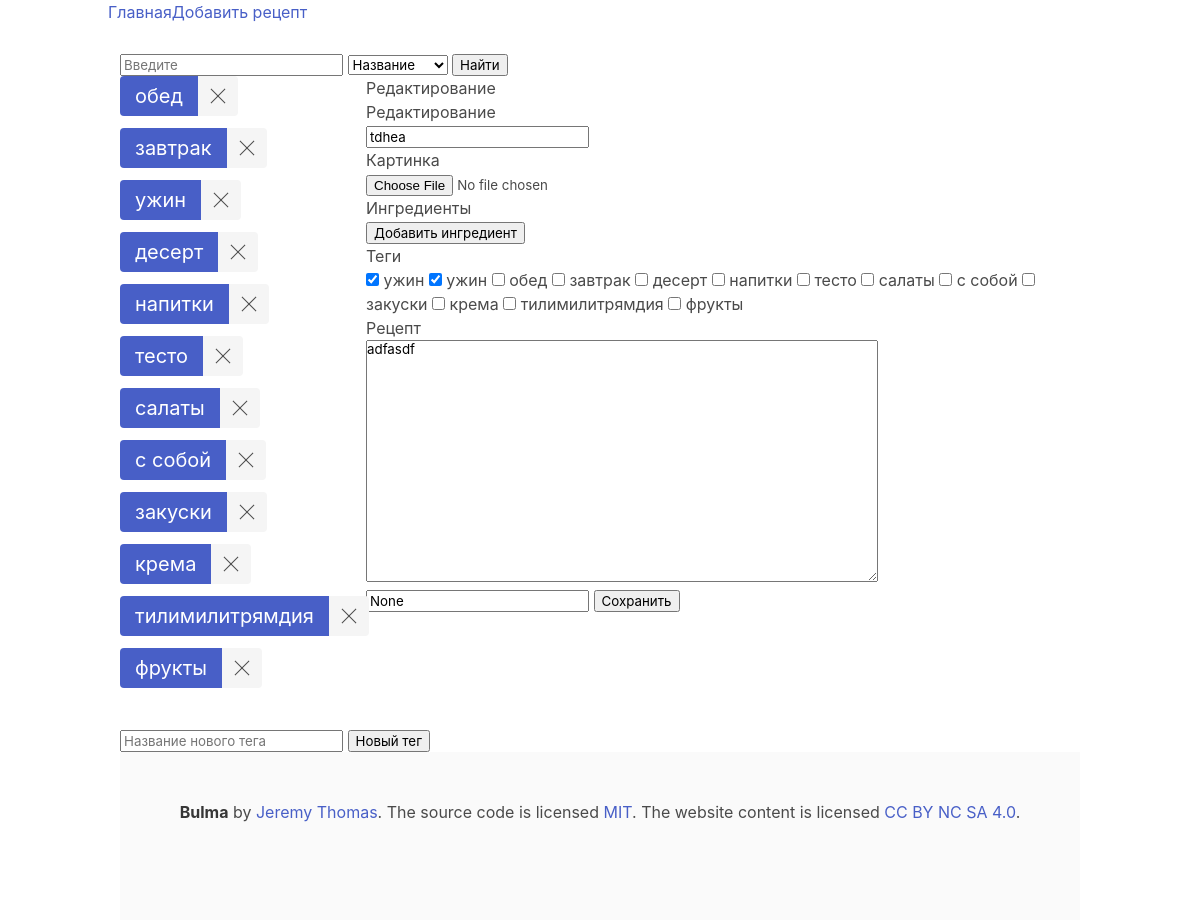
Page /tdhea/edit on the committed database.
### tables this page shows
CREATE TABLE tags (
    id INTEGER PRIMARY KEY AUTOINCREMENT,
    title varchar(32) not null
);

CREATE TABLE recipes (id INTEGER PRIMARY KEY AUTOINCREMENT, created TIMESTAMP NOT NULL DEFAULT CURRENT_TIMESTAMP, title varchar (32) NOT NULL, url varchar (64) NOT NULL, tags varchar (64) NOT NULL, recipe text NOT NULL, image VARCHAR (255), source VARCHAR (512));

### main.py (the view)
@app.route('/<recipe_url>/edit', methods=('POST', 'GET'))
def edit(recipe_url):
    tags = databaseGet.get_all_tags()
    post = databaseGet.get_one_post_with_url(recipe_url)
    using_tags_list, unusing_tags_list = using_tags(recipe_url)
    ingredients = databaseGet.get_ingredients_to_recipe_by_recipe_id(post['id'])
    return render_template('create.html', recipe=post, tags=tags, page_title="Редактирование", use_tags=using_tags_list, unusing_tags=unusing_tags_list, ingredients=ingredients)

### main.py (called while the page is built)
def using_tags(recipe_url):
    use_tags = databaseGet.get_tags_to_recipe(recipe_url)
    all_tags = databaseGet.get_all_tags()
    unusing_tags = []
    for tag in all_tags:
        if not tag['title'] in use_tags:
            unusing_tags.append(tag['title'])
    return use_tags, unusing_tags

### src/SqlClassConnection.py (called while the page is built)
    def get_one_post_with_url(self, url):
        post = self.cursor.execute('SELECT * FROM recipes WHERE url = ?', (url,)).fetchone()
        return post

    def get_all_tags(self):
        tags = self.cursor.execute("SELECT * FROM tags").fetchall()
        return tags

    def get_tags_to_recipe(self, url):
        tags_list = []
        tags = self.cursor.execute("""SELECT * FROM tags_recipes
                                    INNER JOIN recipes ON recipes.id = tags_recipes.recipe
                                    WHERE recipes.url=?""", (url,)).fetchall()
        for i in tags:
            tag = self.cursor.execute("""SELECT * FROM tags
                                                INNER JOIN tags_recipes ON tags_recipes.tag = tags.id
                                                WHERE tags.id=?""", (i['tag'],)).fetchone()
            tags_list.append(tag['title'])
        return tags_list

    def get_ingredients_to_recipe_by_recipe_id(self, recipe_id):
        ingredients = self.cursor.execute("SELECT * FROM ingredients WHERE recipe_id=?", (recipe_id,)).fetchall()
        return ingredients

### templates/create.html (shortened to what this page needs)
{% extends 'base.html' %}
{% block content %}
<h1>{% block title %} {{ page_title }} {% endblock %}</h1>
{% if recipe %}
    <form action="/save" method="POST" enctype="multipart/form-data">
        <h2>{{ page_title }}</h2>
        <label>
            <input type="text" name="title" placeholder="Название рецепта" required value="{{ recipe['title'] }}">
        </label>
        <p>Картинка</p>
        <label>
            <input type="file" name="file">
        </label>
        <div id="inputing">
            <h4>Ингредиенты</h4>
        </div>
        <input type="button" value="Добавить ингредиент" onclick="addInput()">
        <div>
            <h3>Теги</h3>
            {% for tag in use_tags %}
                <label>
                    <input type="checkbox" name="tag" value="{{ tag }}" checked>
                    {{ tag }}
                </label>
            {% endfor %}
            {% for tag in unusing_tags %}
                <label>
                    <input type="checkbox" name="tag" value="{{ tag }}">
                    {{ tag }}
                </label>
            {% endfor %}
        </div>
        <h3>Рецепт</h3>
        <label>
            <textarea name="recipe" required rows="15" cols="55">{{ request.form['recipe'] or recipe['recipe'] }}</textarea>
        </label>
        <label>
            <input type="text" name="source" placeholder="Источник" value="{{ recipe['source'] }}">
        </label>
        <input type="submit" value="Сохранить">
    </form>
{% endif %}
{% endblock %}

### templates/base.html (shortened to what this page needs)
<!doctype html>
<html lang="ru">
    <head>
        <link rel="stylesheet" href="../static/css/bulma.css">
    </head>
    <body>
        <div class="container">
            <nav class="navbar">
                <a class="navbar-brand" href="{{ url_for('index')}}">Главная</a>
                <div class="collapse navbar-collapse" id="navbarNav">
                    <ul class="navbar-nav">
                        <li class="nav-item">
                            <a class="nav-link" href="{{url_for('create')}}">Добавить рецепт</a>
                        </li>
                    </ul>
                </div>
            </nav>
            <div class="search">
                <label>
                    <input class="search_input" type="text" name="search_content" placeholder="Введите">
                    <select id="type_input">
                        <option value="title">Название</option>
                    </select>
                    <input type="button" value="Найти" onclick="search_generate_url()">
                </label>
            </div>
            <div class="columns">
                <div class="column is-one-quarterd tags">
                    <div class="field is-grouped is-grouped-multiline">
                        {% for tag in tags %}
                            <div class="control">
                                <div class="tags has-addons are-large">
                                    <a class="tag is-link" href="search?tag={{ tag['id'] }}">{{ tag['title'] }}</a>
                                    <a class="tag is-delete"></a>
                                </div>
                            </div>
                        {% endfor %}
                    </div>
                </div>
                <div class="column is-three-quarters">
                        {% block content %}
                        {% endblock %}
                </div>
            </div>
            <form action="/create_tag" method="post">
                <label>
                    <input type="text" name="new_tag" placeholder="Название нового тега">
                </label>
                <input type="submit" value="Новый тег">
            </form>
        <footer class="footer">
            <div class="content has-text-centered">
            <p>
                <strong>Bulma</strong> by <a href="https://jgthms.com">Jeremy Thomas</a>. The source code is licensed
                <a href="http://opensource.org/licenses/mit-license.php">MIT</a>. The website content
                is licensed <a href="http://creativecommons.org/licenses/by-nc-sa/4.0/">CC BY NC SA 4.0</a>.
            </p>
            </div>
        </footer>
    </body>
</html>

### rows in the picture
tags: title "обед"
tags: title "завтрак"
tags: title "ужин"
tags: title "десерт"
tags: title "напитки"
tags: title "тесто"
tags: title "салаты"
tags: title "с собой"
tags: title "закуски"
tags: title "крема"
tags: title "тилимилитрямдия"
tags: title "фрукты"
recipes: title "tdhea", recipe "adfasdf"

### other values in the picture
{{ page_title }} "Редактирование"
